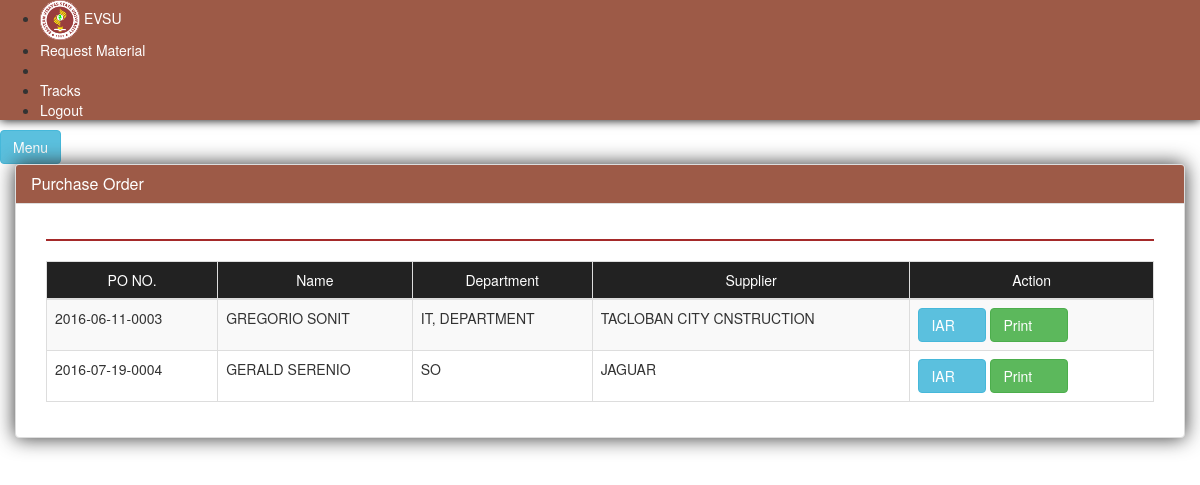
Screenshot of /index.php/po/po_list with the database file from the repository.
### tables this page shows
CREATE TABLE IF NOT EXISTS `tbl_mat_desc` (
`id` int(11) NOT NULL,
  `description` text NOT NULL,
  `pid` int(11) NOT NULL,
  `status` int(11) NOT NULL,
  `date_request` date NOT NULL,
  `prno` varchar(20) NOT NULL,
  `section` varchar(50) NOT NULL,
  `disapprove` text NOT NULL
);

CREATE TABLE IF NOT EXISTS `tbl_po` (
`id` int(11) NOT NULL,
  `mid` int(11) NOT NULL,
  `supplier` varchar(50) NOT NULL,
  `address` varchar(50) NOT NULL,
  `tin` varchar(60) NOT NULL,
  `po_date` date NOT NULL,
  `pono` varchar(30) NOT NULL
);

CREATE TABLE IF NOT EXISTS `tbl_party` (
`id` int(11) NOT NULL,
  `firstname` varchar(50) NOT NULL,
  `middlename` varchar(50) NOT NULL,
  `lastname` varchar(50) NOT NULL,
  `address` varchar(50) NOT NULL,
  `contact` varchar(50) NOT NULL,
  `email` varchar(50) NOT NULL,
  `department` int(11) NOT NULL,
  `position` int(11) NOT NULL
);

CREATE TABLE IF NOT EXISTS `tbl_department` (
`id` int(11) NOT NULL,
  `description` varchar(50) NOT NULL,
  `code` varchar(30) NOT NULL
);

### application/controllers/Po.php (called while the page is built, shortened)
<?php
	class Po extends CI_Controller
	{
		public function po_list()
		{
			$this->load->model('rfq_model');
			$this->load->view('purchase_order/po_list');
			$this->load->view('include/footer');
		}
	}
?>

### index.php (called while the page is built, shortened)
<?php
require_once BASEPATH.'core/CodeIgniter.php';

### application/models/Rfq_model.php (called while the page is built, shortened)
<?php
	class Rfq_model extends CI_Model
	{
		public function get_po_stat()
		{
			$this->db->where('a.status', 3);
			$this->db->where('a.id = b.mid');
			$this->db->where('a.pid = c.id');
			$this->db->where('c.department = d.id');
			$this->db->select('a.id, b.supplier, c.firstname, c.lastname, b.pono, d.code');
			return $this->db->get('tbl_mat_desc a, tbl_po b, tbl_party c, tbl_department d')->result_array();
		}
	}
?>

### application/views/purchase_order/po_list.php (the view, shortened to what this page needs)
<div id="page-content-wrapper">
  <a href="#menu-toggle" id="menu-toggle" class="btn btn-info">Menu</a>
    <div class="container-fluid padding_zero">
        <div class="row padding_zero">
            <div class="col-lg-12">
                  <div class="panel panel-default" style="box-shadow: 0px 0px 20px rgb(49, 49, 49)">
                  <div class="panel-heading" style="background: rgb(157, 90, 71)" >
                    <h1 class="panel-title" style="color:white">Purchase Order</h1>
                  </div>
                  <div class="panel-body">
                      <div class="col-md-12">
                        <hr style="border: 1px solid brown;" />
                        <div class="tabe table-responsive">
                          <table class="table table-bordered table-hover table-striped">
                            <thead>
                              <tr class="navbar-inverse">
                                <td style="color:white;text-align:center">PO NO.</td>
                                <td style="color:white;text-align:center">Name</td>
                                <td style="color:white;text-align:center">Department</td>
                                <td style="color:white;text-align:center">Supplier</td>
                                <td style="color:white;text-align:center;width:22%">Action</td>
                              </tr>
                            </thead>
                            <tbody>
                              <?php foreach ($this->rfq_model->get_po_stat() as $key => $value): ?>
                                <tr>
                                  <td><?= $value['pono']?></td>
                                  <td><?= strtoupper($value['firstname'] . " " . $value['lastname'])?></td>
                                  <td><?= strtoupper($value['code']) ?></td>
                                  <td><?= strtoupper($value['supplier']) ?></td>
                                  <td>
                                    <a href="#" class="btn btn-info invoice" data-toggle="modal" data-param="<?php echo $value['id'] ?>">IAR&nbsp;&nbsp;<span class="glyphicon glyphicon-ok"></span></a>
                                    <a href="/print_po/<?php echo $value['id'] ?>" class="btn btn-success addmaterial" target="_blank" data-toggle="modal">Print&nbsp;&nbsp;&nbsp;<span class="glyphicon glyphicon-print"></span></a>
                                  </td>
                                </tr>
                              <?php endforeach ?>
                            </tbody>
                         </table>
                        </div>
                      </div>
                  </div>
                </div>
            </div>
        </div>
    </div>
</div>

### rows the page displays
tbl_mat_desc: tbl_po.pono "2016-06-11-0003", tbl_party.firstname+lastname "GREGORIO SONIT", tbl_department.code "IT, DEPARTMENT", tbl_po.supplier "TACLOBAN CITY CNSTRUCTION"
tbl_mat_desc: tbl_po.pono "2016-07-19-0004", tbl_party.firstname+lastname "GERALD SERENIO", tbl_department.code "SO", tbl_po.supplier "JAGUAR"
